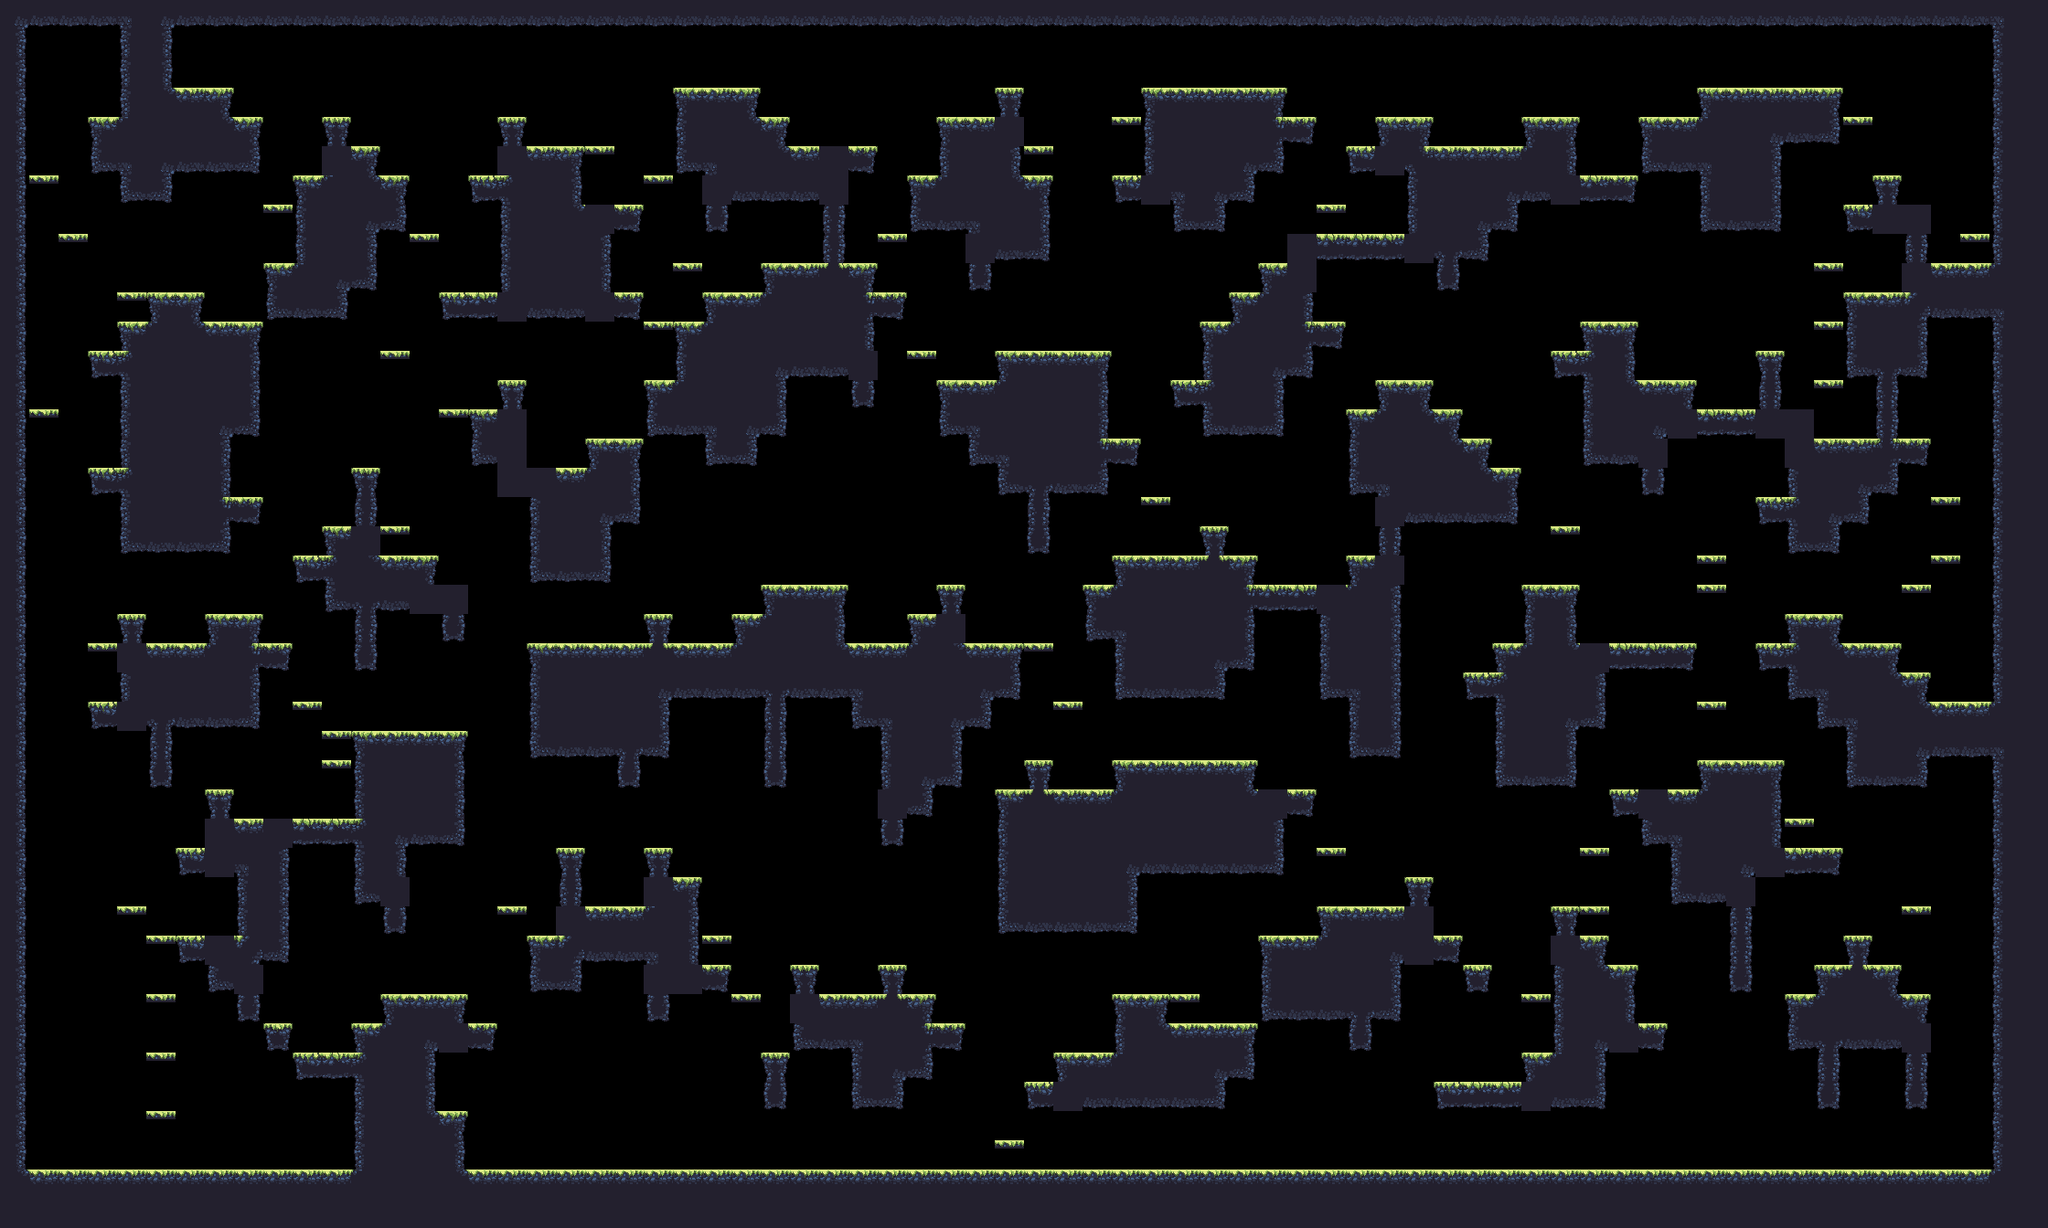

Below is a game level as drawn by its tile map, then a one-line description and the .tmx that defines it (tile-layer data replaced by summaries):
An orthogonal 70x42 tile map with 32x32 px tiles, 1 tile layer (main) and 17 objects (9x spawn, spawnPlayer0, spawnCrown0, spawnPlayer1, spawnCrown1, ...).

<map compressionlevel="0" height="42" infinite="0" nextlayerid="3" nextobjectid="4" orientation="orthogonal" renderorder="right-down" tiledversion="1.3.2" tileheight="32" tilewidth="32" version="1.2" width="70">
 <tileset firstgid="1" source="forest_summer_tile_set.tsx" />
 <layer height="42" id="1" name="main" width="70">
  <data>[2940 cells, 1282 non-empty, 28 distinct tile ids]</data>
 </layer>
 <objectgroup><object id="1" name="spawnPlayer0" x="128" y="304.0" /><object id="2" name="spawnCrown0" x="160" y="272.0" /><object id="3" name="spawnPlayer1" x="2048" y="144.0" /><object id="4" name="spawnCrown1" x="2112" y="176.0" /><object id="5" name="spawnPlayer2" x="64" y="1232.0" /><object id="6" name="spawnCrown2" x="128" y="1232.0" /><object id="7" name="spawnPlayer3" x="1952" y="1232.0" /><object id="8" name="spawnCrown3" x="2048" y="1232.0" /><object id="9" name="spawn" x="1408" y="592.0" /><object id="10" name="spawn" x="1344" y="1072.0" /><object id="11" name="spawn" x="768" y="1232.0" /><object id="12" name="spawn" x="512" y="752.0" /><object id="13" name="spawn" x="1312" y="528.0" /><object id="14" name="spawn" x="1440" y="592.0" /><object id="15" name="spawn" x="768" y="1232.0" /><object id="16" name="spawn" x="1536" y="368.0" /><object id="17" name="spawn" x="1568" y="912.0" /></objectgroup></map>
